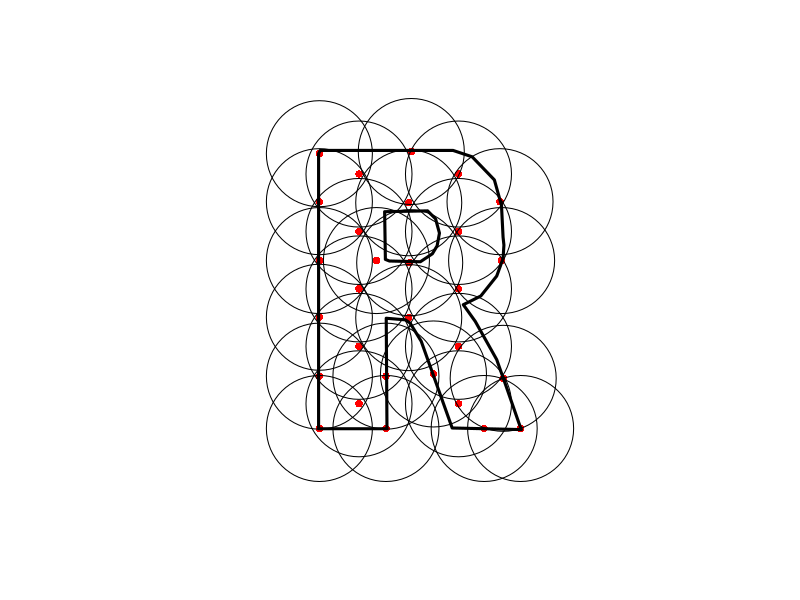

Write R code to recreate this figure.
library(spatstat)


### Name: covering
### Title: Cover Region with Discs
### Aliases: covering
### Keywords: spatial math

### ** Examples

  rr <- 0.5
  X <- covering(letterR, rr)
  plot(grow.rectangle(Frame(X), rr), type="n", main="")
  plot(X, pch=16, add=TRUE, col="red")
  plot(letterR, add=TRUE, lwd=3)
  plot(X %mark% (2*rr), add=TRUE, markscale=1)
